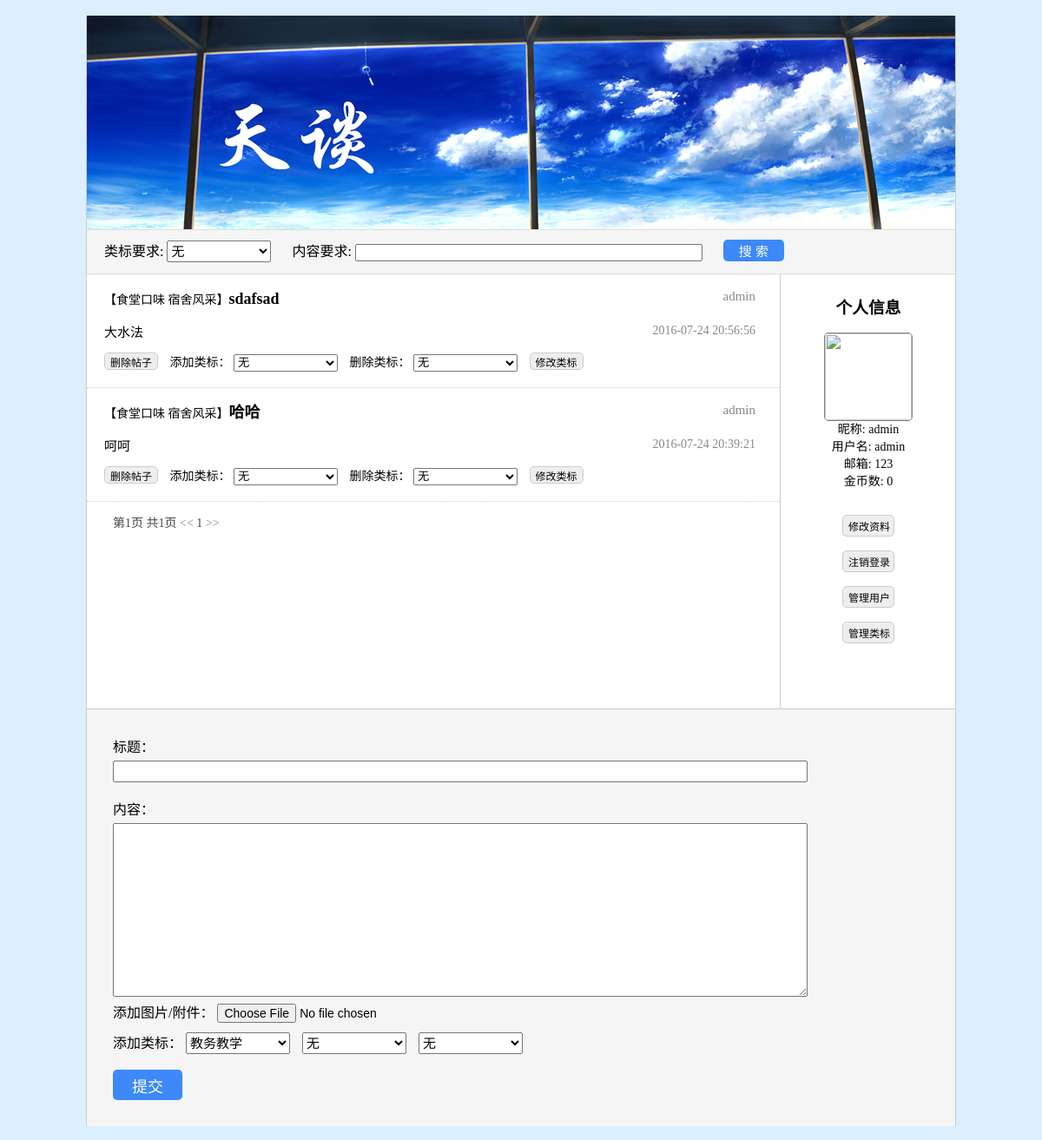
The app's page /postbar/homepage/ (signed in) with its own data.
### postbar/models.py (models this page shows, shortened)
class TKuser(models.Model):
	user        = models.OneToOneField(User, on_delete = models.CASCADE)
	nickname    = models.CharField(max_length = 100)
	img         = models.ImageField(upload_to = user_directory_path)
	pwdQuestion = models.CharField(max_length = 100)
	pwdAnswer   = models.CharField(max_length = 100)
	numPost     = models.IntegerField(default = 0)
	numScore    = models.IntegerField(default = 0)
	numCoin     = models.IntegerField(default = 0)
	usrStatus   = models.SmallIntegerField(default = 0)
	usrType     = models.SmallIntegerField(default = 0)
	def getImgUrl(self):
		if self.img:
			return self.img.url
		else:
			return '/static/images/mengbi.jpg'

class TKpost(models.Model):
	title       = models.CharField(max_length = 100)
	content     = models.CharField(max_length = 1000)
	img         = models.ImageField(upload_to = 'upload')
	attachment  = models.FileField()
	user        = models.ForeignKey(User, on_delete = models.CASCADE)
	time        = models.DateTimeField(default = timezone.now)
	classTag    = models.CharField(max_length = 100)
	keyword     = models.CharField(max_length = 100)
	numClick    = models.IntegerField(default = 0)
	numResp     = models.IntegerField(default = 0)
	score       = models.IntegerField(default = 0)
	coin        = models.IntegerField(default = 0)

### postbar/views.py (the view, shortened to what this page needs)
@csrf_exempt
def homepage(request):
	if request.user.is_authenticated():
		postDic = [{'post': p,
					'tag1': p.classTag.split()[0],
					'tag2': p.classTag.split()[1] if len(p.classTag.split()) > 1 else '无',
					'tag3': p.classTag.split()[2] if len(p.classTag.split()) > 2 else '无'
				} for p in TKhomepage.searchPostByTime()
			]
		dic = {
			'user': request.user,
			'img' : request.user.tkuser.getImgUrl(),
			'posts': postDic,
			'tags': TKclassTag.objects.all(),
			'list1': json.dumps('传递参数给js'),
		}
		return render(request, 'postbar/homepage.html', dic)
	else:
		return HttpResponse("您未登陆，无法访问该网页！")

### postbar/models.py (called while the page is built)
	def searchPostByTime():
		return TKpost.objects.all().order_by('-time')

### postbar/templates/postbar/homepage.html (shortened to what this page needs)
﻿<!doctype html>
<html lang="zh-CN">
<head>
	<link rel="stylesheet" href="/static/css/base.css">
</head>
<body>
<div id="container">
	<div id="homepage_header" style="background-image:url(/static/images/hp_header.jpg)"></div>
	<div id="menu_block">
		类标要求:
		<select class="menu_block_label" name="search_label">
			<option value="无">无</option>
		</select>
		内容要求:
		<input id="menu_block_content" type="text" name="search_content"/>
		<input id="menu_block_search" type="button" value="搜 索"/>
	</div>
	<div id="user_info">
		<h3>个人信息</h3>
		<img class="user_info_img" src="{{ img }}"></br>
		<span class="user_info_name">昵称: {{ user.tkuser.nickname }}</span></br>
		<span class="user_info_name">用户名: {{ user.username }}</span></br>
		<span class="user_info_name">邮箱: {{ user.email }}</span></br>
		<span class="user_info_name">金币数: {{ user.tkuser.numCoin }}</span></br></br>
		<input class="user_info_btn" type="button" value="修改资料" onclick="window.location.href='{% url 'account' %}'"/></br>
		<input class="user_info_btn" type="button" value="注销登录" onclick="logout()"/></br>
		{% if user.tkuser.usrType != 0 %}
			<input class="user_info_btn" type="button" value="管理用户" onclick="window.location.href='{% url 'useradmin' %}'"/></br>
			<input class="user_info_btn" type="button" value="管理类标" onclick="window.location.href='{% url 'tagadmin' %}'"/></br>
		{% endif %}
	</div>
	<div id="post_list">
		{% for p in posts %}
		<div class="post_item">
			<div class="post_item_wrap1">
				<p class="post_item_title"><a href="{% url 'post' p.post.id %}" target="_blank">
					<span class="post_item_label">【{{ p.post.classTag }}】</span>{{ p.post.title }}
				</a></p>
				<p class="post_item_author">{{ p.post.user.tkuser.nickname }}</p>
			</div>
			<div class="post_item_wrap2">
				<div class="post_item_brief"><p>{{ p.post.content }}</p></div>
				<div class="post_item_date">{{ p.post.time|date:"Y-m-d H:i:s" }}</div>
			</div>
			{% if user.tkuser.usrType != 0 %}
			<div class="post_item_wrap3">
				<input class="post_item_btn opPost" id="delPost{{ forloop.counter }}" type="button" value="删除帖子"/>
				添加类标：
				<select class="post_item_ctrl" id="addTag{{ forloop.counter }}">
					<option value="无">无</option>
				</select>
				删除类标：
				<select class="post_item_ctrl" id="delTag{{ forloop.counter }}">
					<option value="无">无</option>
				</select>
				<button class="post_item_btn opTag" type="button" id="op{{ forloop.counter }}">修改类标</button>
			</div>
			{% endif %}
		</div>
		{% endfor %}
		<div id="pagenum">
			第1页 共1页  <a href=""><<</a> 1 <a href="">>></a>
		</div>
	</div>
	<form id="new_post" method="post" action="" >
		标题：</br><input id="new_post_title" type="text" name="title" onsubmit="checkPost()" />
		内容：</br><textarea id="new_post_content" name="content"></textarea></br>
		添加图片/附件：
		<input id="new_post_file" type="file" name="headimg"/></br>
		<div id="new_post_labels">
			添加类标：
			<select class="new_post_label" name="tag1">
			{% for tag in tags %}
				<option value="{{ tag.classTagName }}">{{ tag.classTagName }}</option>
			{% endfor %}
			</select>
			<select class="new_post_label" name="tag2">
				<option value="无" selected="selected">无</option>
			</select>
			<select class="new_post_label" name="tag3">
				<option value="无" selected="selected">无</option>
			</select>
		</div></br>
		<input type="button" value="提交" id="new_post_submit" onclick="checkPost()" />
	</form>
</body>
</body>
</html>

### freetalk/static/css/base.css (style rules this page uses)
body { margin:0px; background:#DCEFFE; font-family:"Microsoft YaHei"; font-size:16px; #text-overflow:ellipsis; #white-space:nowrap; }
p { overflow:hidden; white-space:nowrap; text-overflow:ellipsis; }
a:link { color:#000000; text-decoration:none; }
#container { width:1000px; margin:0px auto; background:#ffffff; border-style:none solid none solid; border-width:1px; border-color:#cccccc; }
#homepage_header { height:246px; border-bottom-style:solid; border-width:1px; border-color:#dddddd; }
#menu_block { background:#f5f5f5; height:40px; padding:5px 20px; line-height:40px; border-bottom-style:solid; border-width:1px; border-color:#dddddd; }
.menu_block_label { width:120px; height:25px; margin-right:20px; font-size:15px; }
#menu_block_content { height:20px; width:400px; margin-top:5px; font-size:15px; font-family:"Microsoft YaHei"; }
#menu_block_search { width:70px; height:25px; margin-left:20px; color:#ffffff; font-size:15px; background:#3D89F9; border-style:solid; border-width:0px; border-radius:5px; cursor:pointer; }
#user_info { width:200px; padding:10px 0px; float:right; text-align:center; line-height:20px; }
.user_info_img { width:100px; height:100px; border-style:solid; border-width:1px; border-color:#888888; border-radius:5px; }
.user_info_name { font-size:14px; }
.user_info_btn { width:60px; height:25px; margin:8px 0px; font-size:12px; background:#eeeeee; border-style:solid; border-width:1px; border-color:#cccccc; border-radius:5px; cursor:pointer; }
#post_list { width:798px; min-height:500px; float:left; border-style:none solid none none; border-width:1px; border-color:#cccccc; }
.post_item { #height:80px; padding:0px 0px 0px 20px; border-bottom-style:dotted; border-width:1px; border-color:#cccccc; }
.post_item_wrap1 { width:750px; height:40px; overflow:hidden; white-space:nowrap; text-overflow:ellipsis; line-height:20px; }
.post_item_title { width:600px; font-size:18px; font-weight:bold; float:left; }
.post_item_label { font-size:14px; font-weight:normal; }
.post_item_author { width:100px; float:right; color:#888888; font-size:15px; text-align:right; }
.post_item_wrap2 { width:750px; height:50px; }
.post_item_brief { width:570px; height:50px; float:left; font-size:15px; }
.post_item_date { color:#888888; width:160px; height:50px; line-height:50px; float:right; font-size:14px; text-align:right; }
.post_item_wrap3 { width:750px; height:40px; font-size:14px; }
.post_item_btn { height:20px; margin-right:10px; font-size:12px; background:#eeeeee; border-style:solid; border-width:1px; border-color:#cccccc; border-radius:5px; cursor:pointer; }
.post_item_ctrl { width:120px; height:20px; margin-right:10px; }
#pagenum { padding:10px 30px; height:30px; color:#444444; font-size:14px; line-height:30px; }
#new_post { width:940px; background:#f5f5f5; padding:30px; #margin:20px 0px; border-top-style:solid; border-width:1px; border-color:#cccccc; }
#new_post_title { height:25px; width:800px; margin-top:5px; font-size:16px; font-family:"Microsoft YaHei"; }
#new_post_content { width:800px; height:200px; margin:5px 0px; font-size:16px; font-family:"Microsoft YaHei"; }
#new_post_file { font-size:14px; }
#new_post_labels { margin-top:10px; }
.new_post_label { width:120px; height:25px; margin-right:10px; font-size:15px; }
#new_post_submit { width:80px; height:35px; color:#ffffff; font-size:18px; background:#3D89F9; border-style:solid; border-width:0px; border-radius:5px; cursor:pointer; }

### records on screen
TKpost: post.classTag "食堂口味 宿舍风采", post "sdafsad", post.user.tkuser.nickname "admin", post.content "大水法", post.time "2016-07-24 20:56:56"
TKpost: post.classTag "食堂口味 宿舍风采", post "哈哈", post.user.tkuser.nickname "admin", post.content "呵呵", post.time "2016-07-24 20:39:21"

### other values on screen
{{ user.tkuser.nickname }} "admin"
{{ user.username }} "admin"
{{ user.email }} "123"
{{ user.tkuser.numCoin }} "0"
form field tag1 "教务教学"
